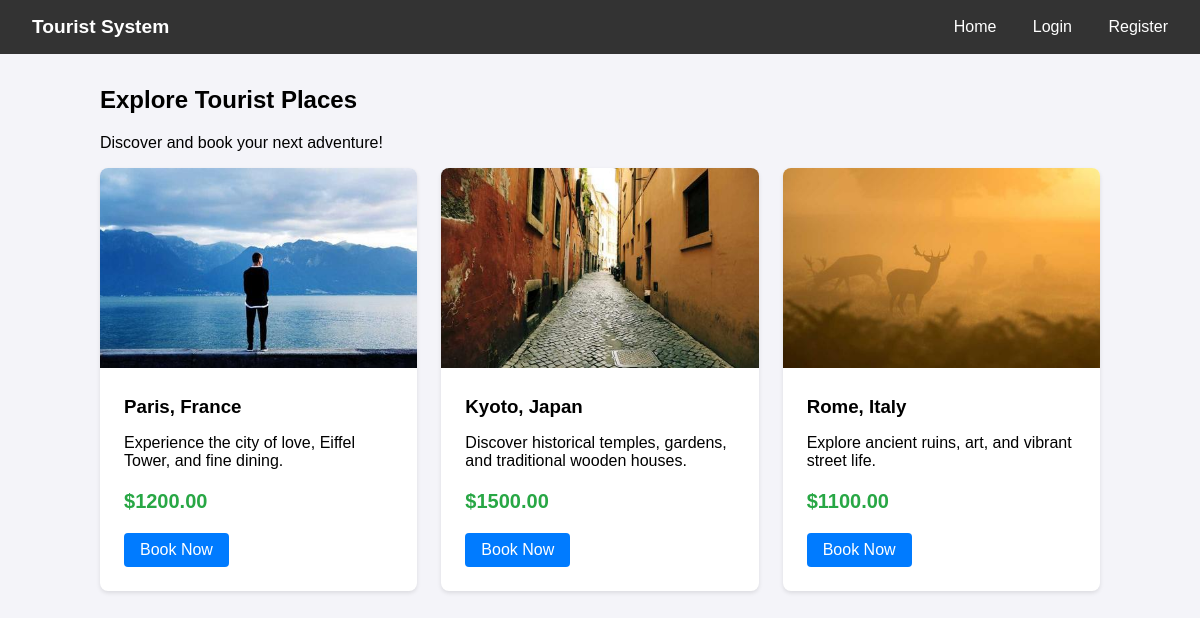
The page / on the database its author committed.
### tables this page shows
CREATE TABLE places (
                id INTEGER PRIMARY KEY AUTOINCREMENT,
                name TEXT NOT NULL,
                description TEXT NOT NULL,
                price REAL NOT NULL,
                image_url TEXT
            );

### app.py (the view)
@app.route('/')
def index():
    db = get_db()
    cursor = db.cursor()
    cursor.execute('SELECT * FROM places')
    places = cursor.fetchall()
    return render_template('index.html', places=places)

### app.py (called while the page is built)
def get_db():
    db = getattr(g, '_database', None)
    if db is None:
        db = g._database = sqlite3.connect(DATABASE)
        db.row_factory = sqlite3.Row
    return db

@app.teardown_appcontext
def close_connection(exception):
    db = getattr(g, '_database', None)
    if db is not None:
        db.close()

### templates/index.html
{% extends 'layout.html' %}
{% block content %}
<h2>Explore Tourist Places</h2>
<p>Discover and book your next adventure!</p>
<div class="card-grid">
    {% for place in places %}
    <div class="card">
        <img src="{{ place.image_url }}" alt="{{ place.name }}">
        <div class="card-body">
            <h3 class="card-title">{{ place.name }}</h3>
            <p>{{ place.description }}</p>
            <p class="price">${{ "%.2f"|format(place.price) }}</p>
            <a href="{{ url_for('book', place_id=place.id) }}" class="btn">Book Now</a>
        </div>
    </div>
    {% else %}
    <p>No places available at the moment.</p>
    {% endfor %}
</div>
{% endblock %}

### templates/layout.html (shortened to what this page needs)
<!DOCTYPE html>
<html lang="en">
<head>
    <link rel="stylesheet" href="{{ url_for('static', filename='style.css') }}">
</head>
<body>
    <div class="navbar">
        <div class="logo">
            <a href="{{ url_for('index') }}" style="font-weight: bold; font-size: 1.2rem;">Tourist System</a>
        </div>
        <div class="links">
            <a href="{{ url_for('index') }}">Home</a>
            {% if session.user_id %}
                <a href="{{ url_for('history') }}">My Bookings</a>
                {% if session.is_admin %}
                    <a href="{{ url_for('admin') }}">Admin Panel</a>
                {% endif %}
                <a href="{{ url_for('logout') }}">Logout ({{ session.username }})</a>
            {% else %}
                <a href="{{ url_for('login') }}">Login</a>
                <a href="{{ url_for('register') }}">Register</a>
            {% endif %}
        </div>
    </div>
    <div class="container">
        {% block content %}{% endblock %}
    </div>
</body>
</html>

### static/style.css (style rules this page uses)
body { font-family: Arial, sans-serif; margin: 0; padding: 0; background-color: #f4f4f9; }
.navbar { background-color: #333; color: white; padding: 1rem; display: flex; justify-content: space-between; align-items: center; }
.navbar a { color: white; text-decoration: none; padding: 0.5rem 1rem; }
.container { max-width: 1000px; margin: 2rem auto; padding: 0 1rem; }
.card-grid { display: grid; grid-template-columns: repeat(auto-fill, minmax(300px, 1fr)); gap: 1.5rem; }
.card { background: white; border-radius: 8px; box-shadow: 0 2px 4px rgba(0,0,0,0.1); overflow: hidden; }
.card img { width: 100%; height: 200px; object-fit: cover; }
.card-body { padding: 1.5rem; }
.card-title { margin-top: 0; margin-bottom: 0.5rem; }
.price { font-size: 1.25rem; color: #28a745; font-weight: bold; }
.btn { display: inline-block; background: #007bff; color: white; padding: 0.5rem 1rem; text-decoration: none; border-radius: 4px; border: none; cursor: pointer; text-align: center; }

### rows shown on the page
places: image_url (picture), name "Paris, France", description "Experience the city of love, Eiffel Tower, and fine dining.", price "1200.00"
places: image_url (picture), name "Kyoto, Japan", description "Discover historical temples, gardens, and traditional wooden houses.", price "1500.00"
places: image_url (picture), name "Rome, Italy", description "Explore ancient ruins, art, and vibrant street life.", price "1100.00"
